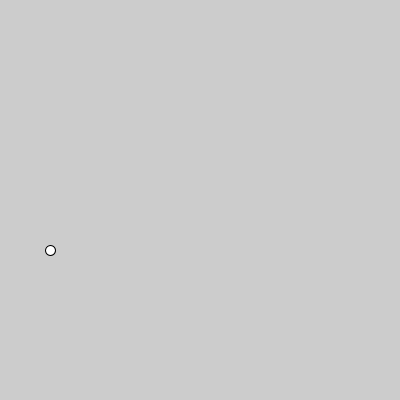
Frame 1 (no input)
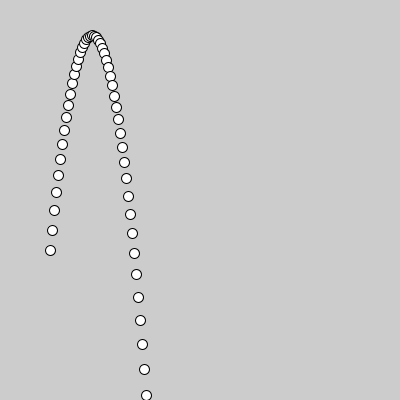
Frame 60 (the mouse pressed at the canvas centre just before this capture)
Frame 120 (the mouse held since frame 60 and released just before this capture): identical to frame 60, image omitted

The Processing sketch that drew these frames (run headless with seeded random() and noise(); from frame 60 on, the mouse is pressed at the canvas centre):

// Processing sketch: week08_2
// ── week08_2.pde
void setup(){
  size(400,400);
}
float x=50,y=250,vx=2,vy=-20;
void draw(){
  ellipse(x,y,10,10);
  x+=vx;
  y+=vy;
  vy+=0.98;
}
